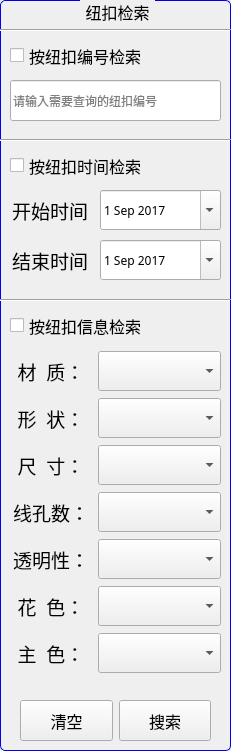
  <widget class="QGroupBox" name="ButtonInfoBox_Select">
   <property name="geometry">
    <rect>
     <x>780</x>
     <y>10</y>
     <width>231</width>
     <height>751</height>
    </rect>
   </property>
   <property name="font">
    <font>
     <family>Yahei Mono</family>
     <pointsize>12</pointsize>
     <weight>50</weight>
     <bold>false</bold>
    </font>
   </property>
   <property name="styleSheet">
    <string notr="true">QGroupBox 
{
	border:1px solid #0000EE;
	border-radius:5px;
	margin-top:1ex;
}
QGroupBox::title 
{
	subcontrol-origin: margin;
	subcontrol-position: top center;
	padding: 0 3px;
}</string>
   </property>
   <property name="title">
    <string>纽扣检索</string>
   </property>
   <widget class="QLineEdit" name="lineEdit_ButtonID">
    <property name="geometry">
     <rect>
      <x>10</x>
      <y>80</y>
      <width>211</width>
      <height>41</height>
     </rect>
    </property>
    <property name="font">
     <font>
      <family>Yahei Mono</family>
     </font>
    </property>
    <property name="placeholderText">
     <string>请输入需要查询的纽扣编号</string>
    </property>
   </widget>
   <widget class="QWidget" name="layoutWidget">
    <property name="geometry">
     <rect>
      <x>10</x>
      <y>350</y>
      <width>211</width>
      <height>331</height>
     </rect>
    </property>
    <property name="font">
     <font>
      <family>Yahei Mono</family>
     </font>
    </property>
    <layout class="QGridLayout" name="gridLayout" columnstretch="2,3">
     <item row="1" column="0">
      <widget class="QLabel" name="label_9">
       <property name="font">
        <font>
         <family>Yahei Mono</family>
         <pointsize>14</pointsize>
         <weight>50</weight>
         <bold>false</bold>
        </font>
       </property>
       <property name="text">
        <string>形  状：</string>
       </property>
       <property name="alignment">
        <set>Qt::AlignCenter</set>
       </property>
      </widget>
     </item>
     <item row="5" column="0">
      <widget class="QLabel" name="label_17">
       <property name="font">
        <font>
         <family>Yahei Mono</family>
         <pointsize>14</pointsize>
         <weight>50</weight>
         <bold>false</bold>
        </font>
       </property>
       <property name="text">
        <string>花  色：</string>
       </property>
       <property name="alignment">
        <set>Qt::AlignCenter</set>
       </property>
      </widget>
     </item>
     <item row="4" column="0">
      <widget class="QLabel" name="label_10">
       <property name="font">
        <font>
         <family>Yahei Mono</family>
         <pointsize>14</pointsize>
         <weight>50</weight>
         <bold>false</bold>
        </font>
       </property>
       <property name="text">
        <string>透明性：</string>
       </property>
       <property name="alignment">
        <set>Qt::AlignCenter</set>
       </property>
      </widget>
     </item>
     <item row="0" column="0">
      <widget class="QLabel" name="label_8">
       <property name="font">
        <font>
         <family>Yahei Mono</family>
         <pointsize>14</pointsize>
         <weight>50</weight>
         <bold>false</bold>
        </font>
       </property>
       <property name="text">
        <string>材  质：</string>
       </property>
       <property name="alignment">
        <set>Qt::AlignCenter</set>
       </property>
      </widget>
     </item>
     <item row="6" column="0">
      <widget class="QLabel" name="label_14">
       <property name="font">
        <font>
         <family>Yahei Mono</family>
         <pointsize>14</pointsize>
         <weight>50</weight>
         <bold>false</bold>
        </font>
       </property>
       <property name="text">
        <string>主  色：</string>
       </property>
       <property name="alignment">
        <set>Qt::AlignCenter</set>
       </property>
      </widget>
     </item>
     <item row="3" column="0">
      <widget class="QLabel" name="label_11">
       <property name="font">
        <font>
         <family>Yahei Mono</family>
         <pointsize>14</pointsize>
         <weight>50</weight>
         <bold>false</bold>
        </font>
       </property>
       <property name="text">
        <string>线孔数：</string>
       </property>
       <property name="alignment">
        <set>Qt::AlignCenter</set>
       </property>
      </widget>
     </item>
     <item row="0" column="1">
      <widget class="QComboBox" name="comboBox_CZ">
       <property name="sizePolicy">
        <sizepolicy hsizetype="Preferred" vsizetype="Fixed">
         <horstretch>0</horstretch>
         <verstretch>0</verstretch>
        </sizepolicy>
       </property>
       <property name="minimumSize">
        <size>
         <width>0</width>
         <height>40</height>
        </size>
       </property>
       <property name="font">
        <font>
         <family>Yahei Mono</family>
         <pointsize>12</pointsize>
        </font>
       </property>
      </widget>
     </item>
     <item row="2" column="0">
      <widget class="QLabel" name="label_18">
       <property name="font">
        <font>
         <family>Yahei Mono</family>
         <pointsize>14</pointsize>
         <weight>50</weight>
         <bold>false</bold>
        </font>
       </property>
       <property name="text">
        <string>尺  寸：</string>
       </property>
       <property name="alignment">
        <set>Qt::AlignCenter</set>
       </property>
      </widget>
     </item>
     <item row="1" column="1">
      <widget class="QComboBox" name="comboBox_XZ">
       <property name="sizePolicy">
        <sizepolicy hsizetype="Preferred" vsizetype="Fixed">
         <horstretch>0</horstretch>
         <verstretch>0</verstretch>
        </sizepolicy>
       </property>
       <property name="minimumSize">
        <size>
         <width>0</width>
         <height>40</height>
        </size>
       </property>
       <property name="font">
        <font>
         <family>Yahei Mono</family>
         <pointsize>12</pointsize>
        </font>
       </property>
      </widget>
     </item>
     <item row="2" column="1">
      <widget class="QComboBox" name="comboBox_CC">
       <property name="sizePolicy">
        <sizepolicy hsizetype="Preferred" vsizetype="Fixed">
         <horstretch>0</horstretch>
         <verstretch>0</verstretch>
        </sizepolicy>
       </property>
       <property name="minimumSize">
        <size>
         <width>0</width>
         <height>40</height>
        </size>
       </property>
       <property name="font">
        <font>
         <family>Yahei Mono</family>
         <pointsize>12</pointsize>
        </font>
       </property>
      </widget>
     </item>
     <item row="3" column="1">
      <widget class="QComboBox" name="comboBox_XKS">
       <property name="sizePolicy">
        <sizepolicy hsizetype="Preferred" vsizetype="Fixed">
         <horstretch>0</horstretch>
         <verstretch>0</verstretch>
        </sizepolicy>
       </property>
       <property name="minimumSize">
        <size>
         <width>0</width>
         <height>40</height>
        </size>
       </property>
       <property name="font">
        <font>
         <family>Yahei Mono</family>
         <pointsize>12</pointsize>
        </font>
       </property>
      </widget>
     </item>
     <item row="4" column="1">
      <widget class="QComboBox" name="comboBox_TMX">
       <property name="sizePolicy">
        <sizepolicy hsizetype="Preferred" vsizetype="Fixed">
         <horstretch>0</horstretch>
         <verstretch>0</verstretch>
        </sizepolicy>
       </property>
       <property name="minimumSize">
        <size>
         <width>0</width>
         <height>40</height>
        </size>
       </property>
       <property name="font">
        <font>
         <family>Yahei Mono</family>
         <pointsize>12</pointsize>
        </font>
       </property>
      </widget>
     </item>
     <item row="5" column="1">
      <widget class="QComboBox" name="comboBox_HS">
       <property name="sizePolicy">
        <sizepolicy hsizetype="Preferred" vsizetype="Fixed">
         <horstretch>0</horstretch>
         <verstretch>0</verstretch>
        </sizepolicy>
       </property>
       <property name="minimumSize">
        <size>
         <width>0</width>
         <height>40</height>
        </size>
       </property>
       <property name="font">
        <font>
         <family>Yahei Mono</family>
         <pointsize>12</pointsize>
        </font>
       </property>
      </widget>
     </item>
     <item row="6" column="1">
      <widget class="QComboBox" name="comboBox_ZS">
       <property name="sizePolicy">
        <sizepolicy hsizetype="Preferred" vsizetype="Fixed">
         <horstretch>0</horstretch>
         <verstretch>0</verstretch>
        </sizepolicy>
       </property>
       <property name="minimumSize">
        <size>
         <width>0</width>
         <height>40</height>
        </size>
       </property>
       <property name="font">
        <font>
         <family>Yahei Mono</family>
         <pointsize>12</pointsize>
        </font>
       </property>
      </widget>
     </item>
    </layout>
   </widget>
   <widget class="QWidget" name="layoutWidget">
    <property name="geometry">
     <rect>
      <x>20</x>
      <y>700</y>
      <width>191</width>
      <height>41</height>
     </rect>
    </property>
    <property name="font">
     <font>
      <family>Yahei Mono</family>
     </font>
    </property>
    <layout class="QHBoxLayout" name="horizontalLayout">
     <item>
      <widget class="QPushButton" name="pushButton_Clear">
       <property name="sizePolicy">
        <sizepolicy hsizetype="Preferred" vsizetype="Preferred">
         <horstretch>0</horstretch>
         <verstretch>0</verstretch>
        </sizepolicy>
       </property>
       <property name="font">
        <font>
         <family>Yahei Mono</family>
         <pointsize>12</pointsize>
        </font>
       </property>
       <property name="text">
        <string>清空</string>
       </property>
      </widget>
     </item>
     <item>
      <widget class="QPushButton" name="pushButton_Find">
       <property name="sizePolicy">
        <sizepolicy hsizetype="Preferred" vsizetype="Preferred">
         <horstretch>0</horstretch>
         <verstretch>0</verstretch>
        </sizepolicy>
       </property>
       <property name="font">
        <font>
         <family>Yahei Mono</family>
         <pointsize>12</pointsize>
        </font>
       </property>
       <property name="text">
        <string>搜索</string>
       </property>
      </widget>
     </item>
    </layout>
   </widget>
   <widget class="QCheckBox" name="checkBox_buttonid">
    <property name="geometry">
     <rect>
      <x>10</x>
      <y>40</y>
      <width>211</width>
      <height>31</height>
     </rect>
    </property>
    <property name="font">
     <font>
      <family>Yahei Mono</family>
      <pointsize>12</pointsize>
     </font>
    </property>
    <property name="styleSheet">
     <string notr="true"/>
    </property>
    <property name="text">
     <string>按纽扣编号检索</string>
    </property>
   </widget>
   <widget class="QCheckBox" name="checkBox_buttontime">
    <property name="geometry">
     <rect>
      <x>10</x>
      <y>150</y>
      <width>211</width>
      <height>31</height>
     </rect>
    </property>
    <property name="font">
     <font>
      <family>Yahei Mono</family>
      <pointsize>12</pointsize>
     </font>
    </property>
    <property name="text">
     <string>按纽扣时间检索</string>
    </property>
   </widget>
   <widget class="QCheckBox" name="checkBox_buttoninfo">
    <property name="geometry">
     <rect>
      <x>10</x>
      <y>310</y>
      <width>211</width>
      <height>31</height>
     </rect>
    </property>
    <property name="font">
     <font>
      <family>Yahei Mono</family>
      <pointsize>12</pointsize>
     </font>
    </property>
    <property name="text">
     <string>按纽扣信息检索</string>
    </property>
   </widget>
   <widget class="QWidget" name="layoutWidget">
    <property name="geometry">
     <rect>
      <x>10</x>
      <y>190</y>
      <width>211</width>
      <height>92</height>
     </rect>
    </property>
    <layout class="QGridLayout" name="gridLayout_2" rowstretch="0,0" columnstretch="2,3" rowminimumheight="0,0">
     <property name="spacing">
      <number>10</number>
     </property>
     <item row="0" column="0">
      <widget class="QLabel" name="label_12">
       <property name="font">
        <font>
         <family>Yahei Mono</family>
         <pointsize>14</pointsize>
         <weight>50</weight>
         <bold>false</bold>
        </font>
       </property>
       <property name="text">
        <string>开始时间</string>
       </property>
       <property name="alignment">
        <set>Qt::AlignCenter</set>
       </property>
      </widget>
     </item>
     <item row="0" column="1">
      <widget class="QDateEdit" name="dateEdit_starttime">
       <property name="sizePolicy">
        <sizepolicy hsizetype="Preferred" vsizetype="Fixed">
         <horstretch>0</horstretch>
         <verstretch>0</verstretch>
        </sizepolicy>
       </property>
       <property name="minimumSize">
        <size>
         <width>0</width>
         <height>40</height>
        </size>
       </property>
       <property name="font">
        <font>
         <family>Yahei Mono</family>
        </font>
       </property>
       <property name="currentSection">
        <enum>QDateTimeEdit::YearSection</enum>
       </property>
       <property name="calendarPopup">
        <bool>true</bool>
       </property>
       <property name="date">
        <date>
         <year>2017</year>
         <month>9</month>
         <day>1</day>
        </date>
       </property>
      </widget>
     </item>
     <item row="1" column="0">
      <widget class="QLabel" name="label_13">
       <property name="font">
        <font>
         <family>Yahei Mono</family>
         <pointsize>14</pointsize>
         <weight>50</weight>
         <bold>false</bold>
        </font>
       </property>
       <property name="text">
        <string>结束时间</string>
       </property>
       <property name="alignment">
        <set>Qt::AlignCenter</set>
       </property>
      </widget>
     </item>
     <item row="1" column="1">
      <widget class="QDateEdit" name="dateEdit_endtime">
       <property name="sizePolicy">
        <sizepolicy hsizetype="Preferred" vsizetype="Fixed">
         <horstretch>0</horstretch>
         <verstretch>0</verstretch>
        </sizepolicy>
       </property>
       <property name="minimumSize">
        <size>
         <width>0</width>
         <height>40</height>
        </size>
       </property>
       <property name="font">
        <font>
         <family>Yahei Mono</family>
        </font>
       </property>
       <property name="calendarPopup">
        <bool>true</bool>
       </property>
       <property name="date">
        <date>
         <year>2017</year>
         <month>9</month>
         <day>1</day>
        </date>
       </property>
      </widget>
     </item>
    </layout>
   </widget>
   <widget class="Line" name="line_4">
    <property name="geometry">
     <rect>
      <x>0</x>
      <y>20</y>
      <width>231</width>
      <height>21</height>
     </rect>
    </property>
    <property name="orientation">
     <enum>Qt::Horizontal</enum>
    </property>
   </widget>
   <widget class="Line" name="line_5">
    <property name="geometry">
     <rect>
      <x>0</x>
      <y>130</y>
      <width>231</width>
      <height>21</height>
     </rect>
    </property>
    <property name="orientation">
     <enum>Qt::Horizontal</enum>
    </property>
   </widget>
   <widget class="Line" name="line_6">
    <property name="geometry">
     <rect>
      <x>0</x>
      <y>290</y>
      <width>231</width>
      <height>21</height>
     </rect>
    </property>
    <property name="orientation">
     <enum>Qt::Horizontal</enum>
    </property>
   </widget>
  </widget>
